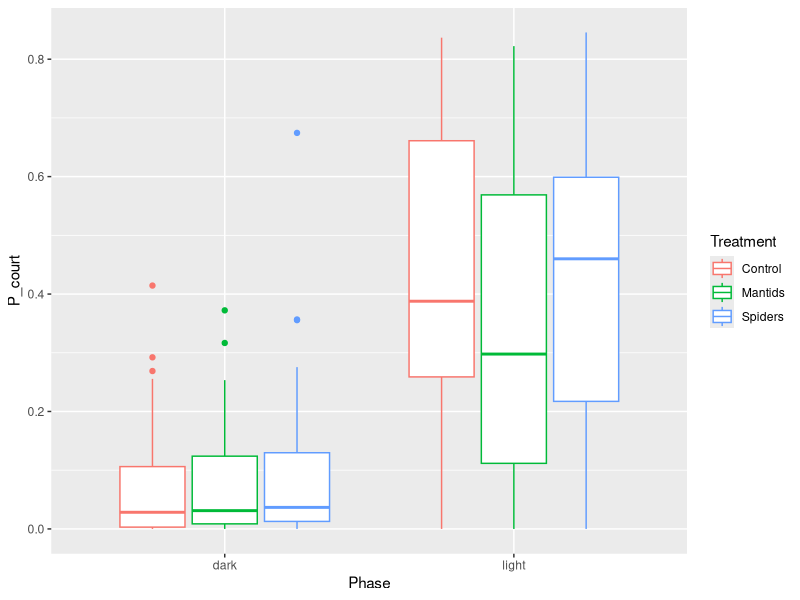
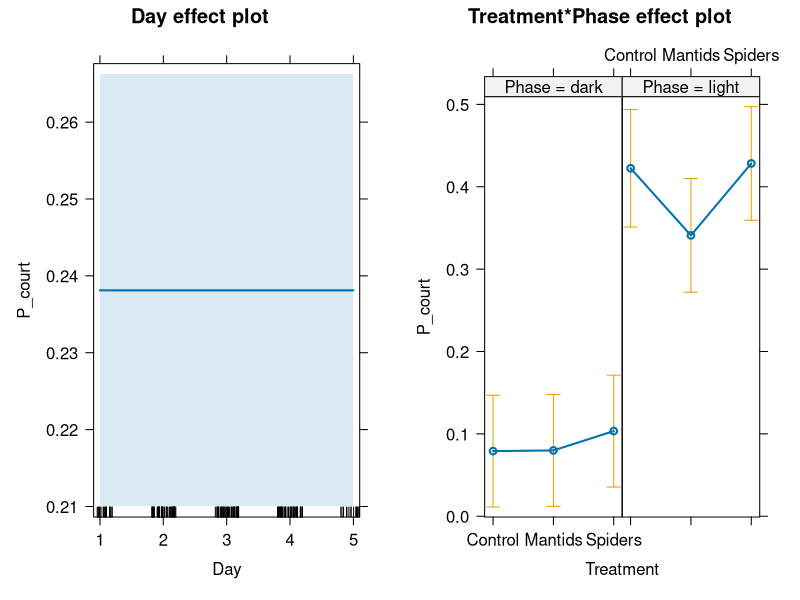

These figures' R source, in order: (Note: this script raises an error after producing the figures.)

#require("rio")
#convert("./Courtship FINAL.xlsx", "Courtship_FINAL.txt")
require(lme4)
require(ggplot2)
require(effects)
require(car)

court <- read.table("Courtship_FINAL.txt", h=T)
head(court)
court$Treatment <- ifelse(court$Trt=="P", 
                            "Mantids", 
                            ifelse(court$Trt=="C",
                                   "Control", "Spiders"))

court$Treatment <- as.factor(court$Treatment)

court$Phase <- ifelse(court$Phase=="Dark", "dark", "light")
court$Phase <- as.factor(court$Phase)

gg1 <- ggplot(court, aes(x=Phase, y=P_court, colour=Treatment))
gg1 + geom_boxplot()  
  
stuff <- glm(P_court ~ Treatment*Phase + (1|Day) , data=court)
summary(stuff)
car::Anova(stuff)
plot(allEffects(stuff))





#stuff2 <- lmer(C_dur ~ Trt + Phase + Phase:Trt + Trt:Population + (1|Day), data=court)

stuff2 <- lmer(P_court ~ Treatment*Phase + Treatment:Population + Observer + (1|Day), data=court)
summary(stuff2)
car::Anova(stuff2)
plot(allEffects(stuff2))


stuff_plot <- effect("Treatment*Phase", stuff2)
stuff_plot <- as.data.frame(stuff_plot)
head(stuff_plot)
stuff_plot2 <- ggplot(stuff_plot, 
                       aes(y=fit, x=Phase, colour=Treatment))

stuff_plot3 <- stuff_plot2 + 
  geom_point(stat="identity", 
             position=position_dodge(0.5), size=5) + 
  geom_linerange(aes(ymin=lower, ymax=upper), 
                 position = position_dodge(0.5), size=1.5) + 
  labs(y="Proportion", 
       x="Phase") +
  #ggtitle("Evolved Population") + 
  theme(text = element_text(size=20), 
        axis.text.x= element_text(size=15), axis.text.y= element_text(size=15)) +
  scale_colour_manual(values=
                        c("#999999", "#56B4E9", "#E69F00"))

print(stuff_plot3)


#Same layout with P_court or C_dur
#stuff_plot4 <- stuff_plot3
#print(stuff_plot4)
